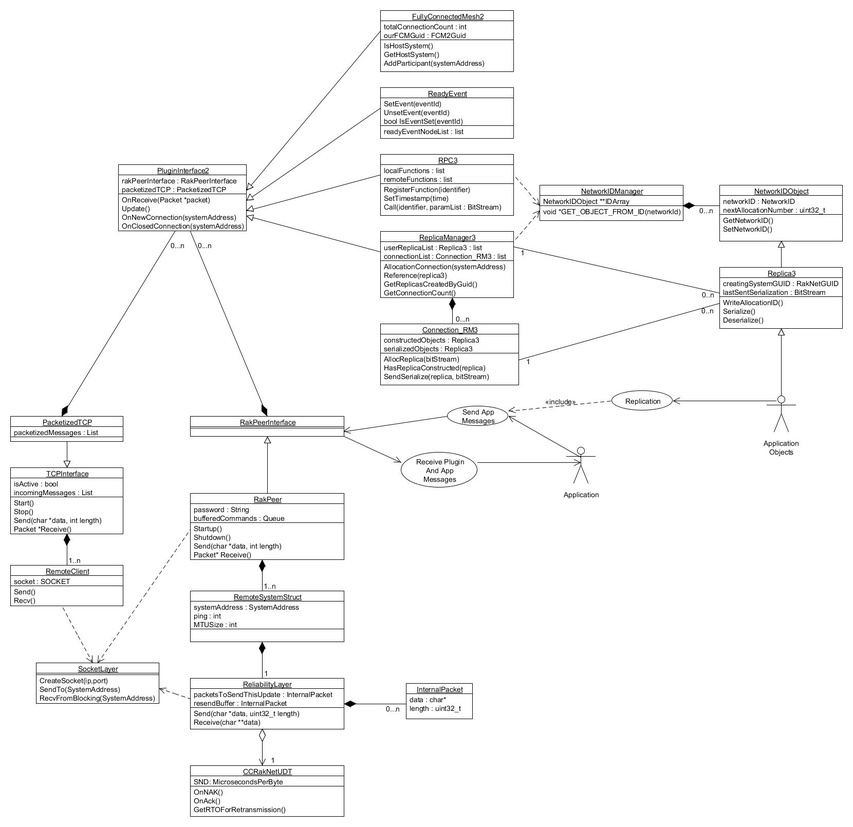
#> input picture data_models/RakNetUML.jpg, 853 x 827 px, shrunk from 1660 x 1610 before the run
$ python -i rectangle_parser.py   (imports and definitions only)
#> lines starting #> are read from the running program, lines starting #| are printed output that depends on the picture; after the words box and inside, x2 and y2 are one past the last pixel; in counts of white or black regions, pixels touching at a corner belong together
import numpy as np
import matplotlib.pyplot as plt
import cv2
import os


def save_list_to_txt(data, filename):
    with open(filename, mode='w') as file:
        for row in data:
            line = '\t'.join(map(str, row))
            file.write(line + '\n')


def angle_cos(p0, p1, p2):
    d1, d2 = (p0 - p1).astype(np.float32), (p2 - p1).astype(np.float32)
    return abs(np.dot(d1, d2) / np.sqrt(np.dot(d1, d1) * np.dot(d2, d2)))


def find_squares(img):
    img = cv2.GaussianBlur(img, (5, 5), 0)
    squares = []
    for gray in cv2.split(img):
        for thrs in range(0, 255, 26):
            if thrs == 0:
                bin = cv2.Canny(gray, 0, 50, apertureSize=5)
                bin = cv2.dilate(bin, None)
            else:
                _retval, bin = cv2.threshold(gray, thrs, 255, cv2.THRESH_BINARY)
            contours, _hierarchy = cv2.findContours(bin, cv2.RETR_LIST, cv2.CHAIN_APPROX_SIMPLE)
            for cnt in contours:
                cnt_len = cv2.arcLength(cnt, True)
                cnt = cv2.approxPolyDP(cnt, 0.02 * cnt_len, True)
                if len(cnt) == 4 and cv2.contourArea(cnt) > 1000 and cv2.isContourConvex(cnt):
                    cnt = cnt.reshape(-1, 2)
                    max_cos = np.max([angle_cos(cnt[i], cnt[(i + 1) % 4], cnt[(i + 2) % 4]) for i in range(4)])
                    if max_cos < 0.1:
                        squares.append(cnt)
#> this loop made 3 passes
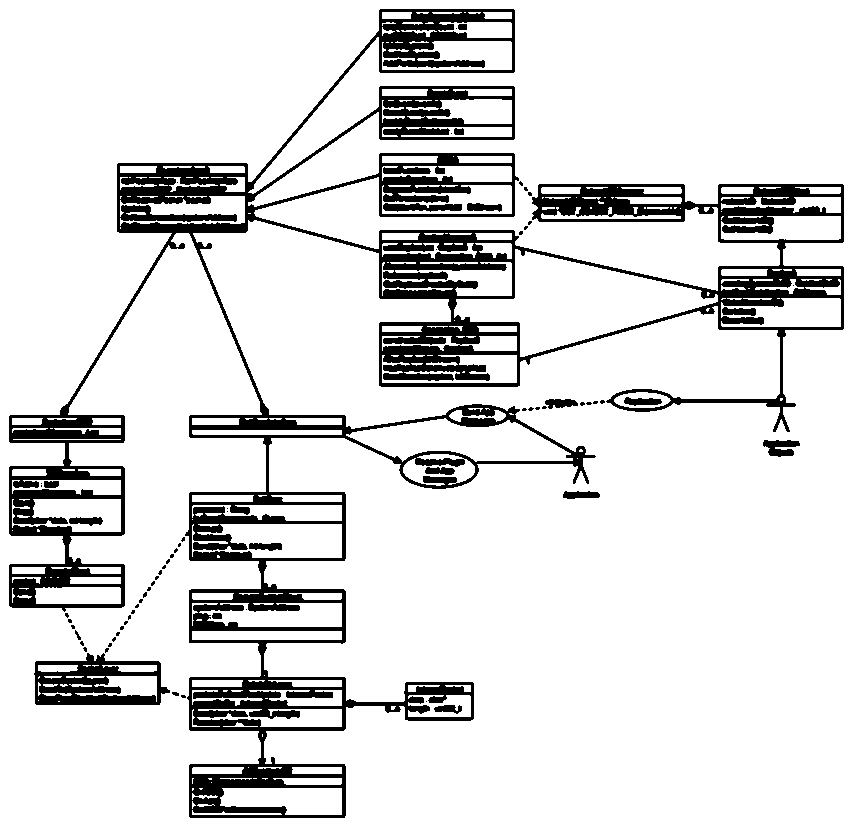
#> bin: shape (827, 853); 87% white; 71 black regions (52 under 20 px), largest, box (x1, y1, x2, y2) and area: (9, 9, 844, 818) 83998, (34, 653, 170, 705) 3815, (383, 203, 462, 212) 500
    return squares


def merge_rectangles(squares, proximity_threshold=10, epsilon=1e-6):
#> called with proximity_threshold = 10, epsilon = 1e-06
    def are_rectangles_close(rect1, rect2, threshold):
        edges1 = [rect1[i:i + 2] for i in range(4)] + [rect1[0:1]]
        edges2 = [rect2[i:i + 2] for i in range(4)] + [rect2[0:1]]

        for edge1 in edges1:
            for edge2 in edges2:
                dist = min(np.linalg.norm(p1 - p2) for p1 in edge1 for p2 in edge2)
                if dist <= threshold + epsilon:
                    return True
        return False

    def merge_two_rectangles(rect1, rect2):
        all_points = np.vstack((rect1, rect2))
        x_min, y_min = np.min(all_points, axis=0)
        x_max, y_max = np.max(all_points, axis=0)

        return np.array([
            [x_min, y_min],
            [x_max, y_min],
            [x_max, y_max],
            [x_min, y_max]
        ])

    merged = sorted(squares, key=lambda r: np.prod(np.ptp(r, axis=0)), reverse=True)
    i = 0
    while i < len(merged):
        j = i + 1
        merged_this_iteration = False
        while j < len(merged):
            if are_rectangles_close(merged[i], merged[j], proximity_threshold):
                merged[i] = merge_two_rectangles(merged[i], merged[j])
                merged.pop(j)
                merged_this_iteration = True
            else:
                j += 1
        if not merged_this_iteration:
            i += 1
#> this loop made 30 passes

    return merged


def draw_rectangles(image_path, rectangles, output_dir):
    image = cv2.imread(image_path)
    image_height, image_width = image.shape[:2]

    cropped_dir = os.path.join(output_dir, "cropped_images")
    os.makedirs(cropped_dir, exist_ok=True)

    for i, rect in enumerate(rectangles):
        pts = rect.astype(np.int32)
        x_min, y_min = np.min(pts, axis=0)
        x_max, y_max = np.max(pts, axis=0)

        if not (x_min == 0 and y_min == 0 and x_max == image_width and y_max == image_height):
            padding = 20
            y_min_crop = max(0, y_min - padding)
            y_max_crop = min(image_height, y_max + padding)
            x_min_crop = max(0, x_min - padding)
            x_max_crop = min(image_width, x_max + padding)

            cropped_image = image[y_min_crop:y_max_crop, x_min_crop:x_max_crop]
            cropped_image_path = os.path.join(cropped_dir, f"cropped_{i}.png")
            cv2.imwrite(cropped_image_path, cropped_image)
            print(f"Cropped image saved to {cropped_image_path}")

            cv2.polylines(image, [pts], isClosed=True, color=(0, 255, 0), thickness=2)

    plt.figure(figsize=(10, 10))
    plt.imshow(cv2.cvtColor(image, cv2.COLOR_BGR2RGB))
    plt.axis('off')
    plt.show()


def is_point_inside_rect(point, rect):
    x, y = point
    x_min, y_min = np.min(rect, axis=0)
    x_max, y_max = np.max(rect, axis=0)
    return x_min <= x <= x_max and y_min <= y <= y_max


def count_rectangles_inside(outer_rect, all_rectangles):
    count = 0
    for inner_rect in all_rectangles:
        if np.array_equal(outer_rect, inner_rect):
            continue
        if all(is_point_inside_rect(point, outer_rect) for point in inner_rect):
            count += 1
    return count


def remove_outer_rectangles_with_multiple_inner(rectangles):
    to_remove = set()
    num_rectangles = len(rectangles)

    for i in range(num_rectangles):
        inner_count = count_rectangles_inside(rectangles[i], rectangles)
        if inner_count > 1:
            to_remove.add(i)

    filtered_rectangles = [rect for idx, rect in enumerate(rectangles) if idx not in to_remove]
    return filtered_rectangles


def is_rectangle_inside(inner_rect, outer_rect):
    return all(is_point_inside_rect(point, outer_rect) for point in inner_rect)


def remove_inner_rectangles(rectangles):
    to_remove = set()
    num_rectangles = len(rectangles)

    for i in range(num_rectangles):
        for j in range(num_rectangles):
            if i != j and is_rectangle_inside(rectangles[i], rectangles[j]):
                to_remove.add(i)

    filtered_rectangles = [rect for idx, rect in enumerate(rectangles) if idx not in to_remove]
    return filtered_rectangles


def find_close_rectangles(rectangles, y_tolerance=10, x_tolerance=10):
#> called with y_tolerance = 15, x_tolerance = 10
    close_pairs = []
    for i, rect1 in enumerate(rectangles):
        for j, rect2 in enumerate(rectangles):
            if i < j:
                y_close = any(abs(point1[1] - point2[1]) <= y_tolerance for point1 in rect1 for point2 in rect2)
                x_close = any(abs(point1[0] - point2[0]) <= x_tolerance for point1 in rect1 for point2 in rect2)
                if y_close and x_close:
                    close_pairs.append((i, j))
#> this loop made 14 passes
#> rect1 on passes 1 to 12: [[379, 9], [514, 9], [514, 72], [379, 72]], [[191, 504], [342, 504], [342, 558], [191, 558]], [[381, 261], [512, 261], [512, 296], [381, 296]], [[191, 787], [342, 787], [342, 815], [191, 815]], [[381, 335], [517, 335], [517, 383], [381, 383]], [[381, 166], [512, 166], [512, 214], [381, 214]], [[191, 602], [342, 602], [342, 639], [191, 639]], [[720, 297], [841, 297], [841, 327], [720, 327]], [[381, 99], [512, 99], [512, 137], [381, 137]], [[37, 675], [157, 675], [157, 702], [37, 702]], [[191, 689], [342, 689], [342, 727], [191, 727]], [[119, 176], [245, 176], [245, 192], [119, 192]]
    return close_pairs


def merge_rectangles_for_merging(rect1, rect2):
    min_x = min(np.min(rect1[:, 0]), np.min(rect2[:, 0]))
    max_x = max(np.max(rect1[:, 0]), np.max(rect2[:, 0]))
    min_y = min(np.min(rect1[:, 1]), np.min(rect2[:, 1]))
    max_y = max(np.max(rect1[:, 1]), np.max(rect2[:, 1]))
    return np.array([[min_x, min_y], [max_x, min_y], [max_x, max_y], [min_x, max_y]], dtype=np.int32)


def merge_close_rectangles2(rectangles, y_tolerance, x_tolerance=10):
    close_pairs = find_close_rectangles(rectangles, y_tolerance, x_tolerance)
    merged_rectangles = []
    merged_indices = set()

    for i, j in close_pairs:
        if i not in merged_indices and j not in merged_indices:
            merged_rect = merge_rectangles_for_merging(rectangles[i], rectangles[j])
            merged_rectangles.append(merged_rect)
            merged_indices.add(i)
            merged_indices.add(j)
#> this loop made 0 passes

    for k in range(len(rectangles)):
        if k not in merged_indices:
            merged_rectangles.append(rectangles[k])
#> this loop made 14 passes

    return merged_rectangles


def run_parser(image_path, output_dir, y_tolerance=15):
    rectangles = find_squares(cv2.imread(image_path))  # Detect squares
    merged_rectangles = merge_rectangles(rectangles)  # Merge rectangles
    filtered_rectangles = remove_outer_rectangles_with_multiple_inner(merged_rectangles)
    filtered_rectangles = remove_inner_rectangles(filtered_rectangles)
    last_rect = merge_close_rectangles2(filtered_rectangles, y_tolerance)

    print("merged:", len(merged_rectangles))
#| merged: 15
    print("filtered:", len(filtered_rectangles))
#| filtered: 14
    print("last_rect:", len(last_rect))
#| last_rect: 14

    for rect in filtered_rectangles:
        print(rect)
#> this loop made 14 passes
#> (printed output is left out)

    draw_rectangles(image_path, last_rect, output_dir)
#> in draw_rectangles, image is the input picture: shape (827, 853, 3); min 0, max 255, mean 247.3
#> the loop in draw_rectangles, `for i, rect in enumerate(rectangles):` made 14 passes
#| Cropped image saved to out.png/cropped_images/cropped_0.png
#| Cropped image saved to out.png/cropped_images/cropped_1.png
#| Cropped image saved to out.png/cropped_images/cropped_2.png
#| Cropped image saved to out.png/cropped_images/cropped_3.png
#| Cropped image saved to out.png/cropped_images/cropped_4.png
#| Cropped image saved to out.png/cropped_images/cropped_5.png
#| Cropped image saved to out.png/cropped_images/cropped_6.png
#| Cropped image saved to out.png/cropped_images/cropped_7.png
#> (further printed lines are left out)
#> pass 1, in draw_rectangles, `cropped_image = image[y_min_crop:y_max_crop, x_min_crop:x_max_crop]`:
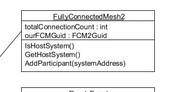
#> cropped_image: shape (92, 175, 3); min 11, max 255, mean 235
#> pass 2, in draw_rectangles, `cropped_image = image[y_min_crop:y_max_crop, x_min_crop:x_max_crop]`:
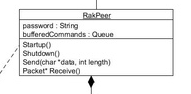
#> cropped_image: shape (94, 191, 3); min 0, max 255, mean 238.8
#> pass 3, in draw_rectangles, `cropped_image = image[y_min_crop:y_max_crop, x_min_crop:x_max_crop]`:
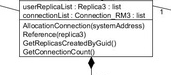
#> cropped_image: shape (75, 171, 3); min 0, max 255, mean 229.2
#> after the loop in draw_rectangles, `for i, rect in enumerate(rectangles):`:
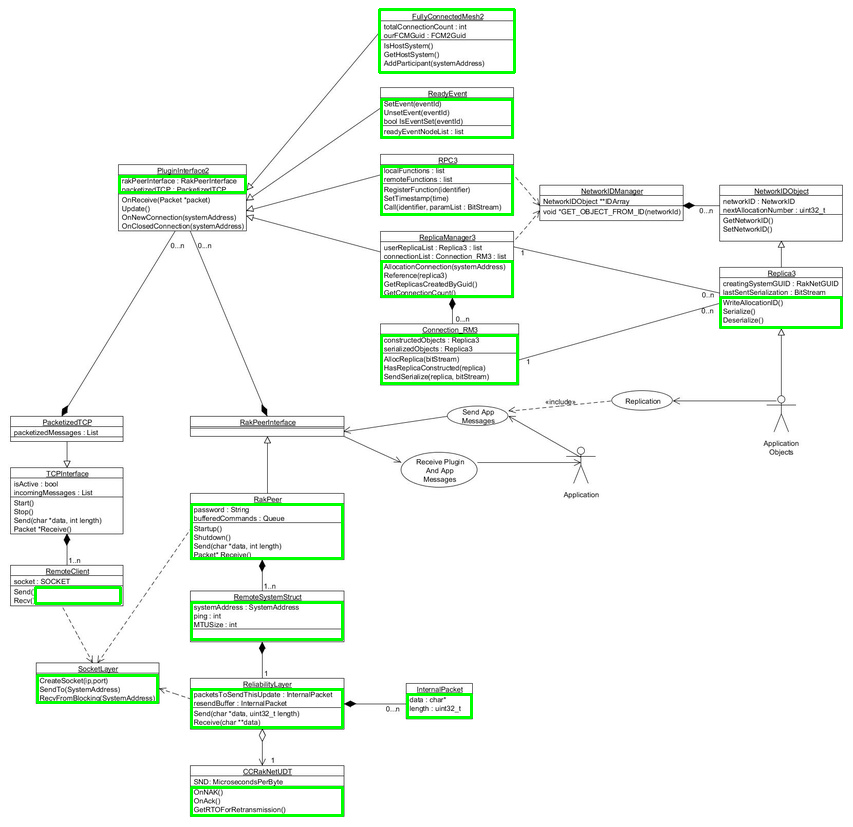
#> image: shape (827, 853, 3); 1.94% of pixels changed, all inside (x1, y1, x2, y2) = (34, 8, 843, 817)

>>> result = run_parser('../data_models/RakNetUML.jpg', 'out.png')

$ run again, on data_models/startuml.jpg
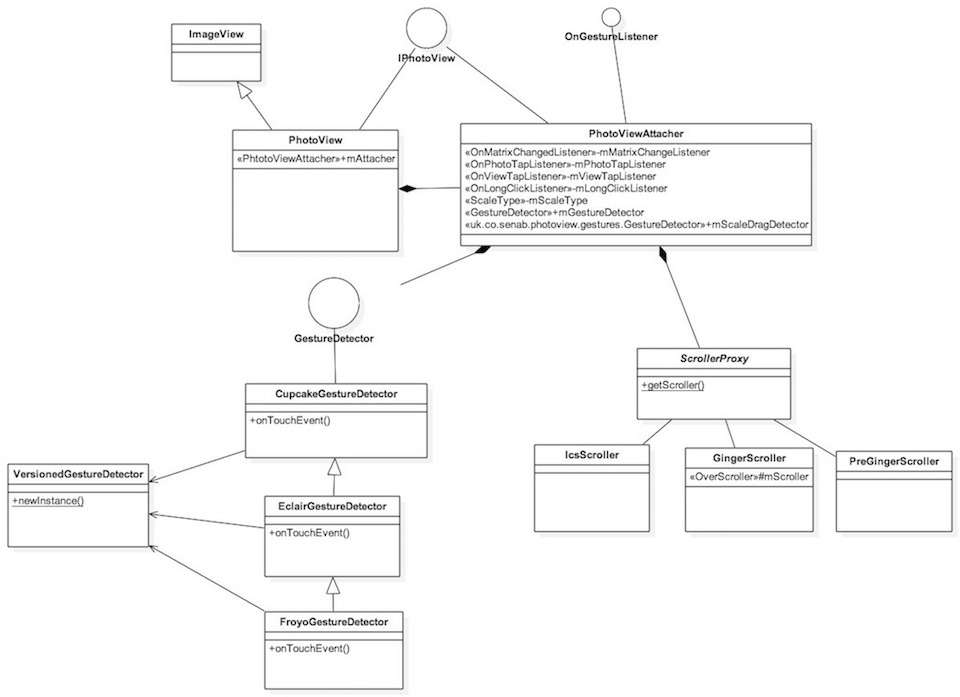
#> input picture data_models/startuml.jpg, 960 x 697 px
#> the loop in find_squares, `for gray in cv2.split(img):` made 3 passes
#> after the loop in find_squares, `for gray in cv2.split(img):`:
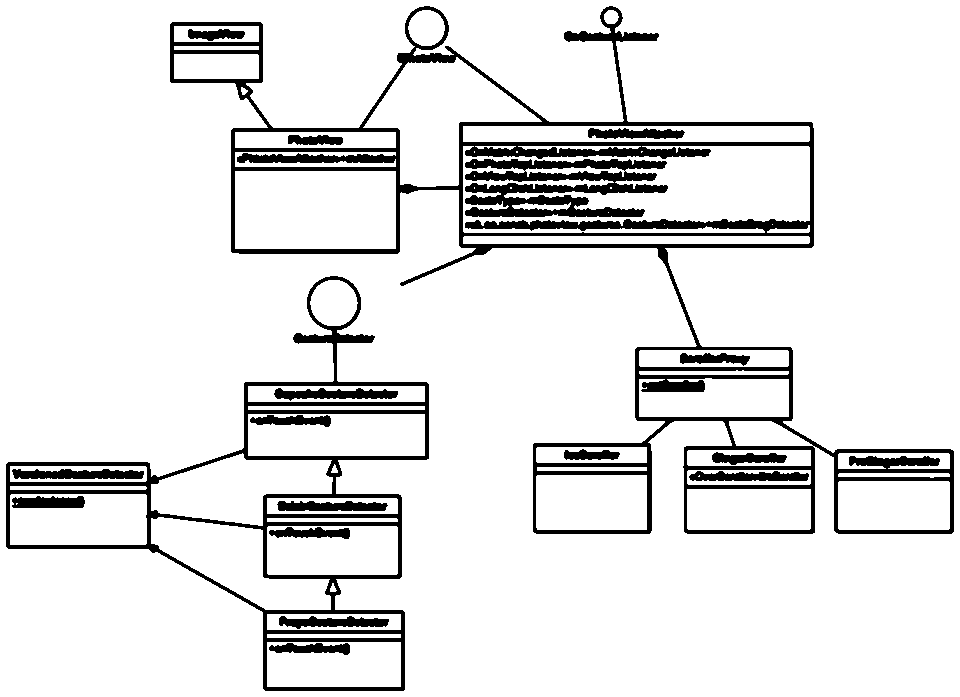
#> bin: shape (697, 960); 90% white; 18 black regions, largest, box (x1, y1, x2, y2) and area: (170, 6, 954, 534) 34250, (6, 276, 429, 691) 15037, (465, 159, 668, 217) 6952
#> the loop in merge_rectangles, `while i < len(merged):` made 43 passes
#> the loop in find_close_rectangles, `for i, rect1 in enumerate(rectangles):` made 20 passes
#> rect1 on passes 1 to 8: [[462, 125], [809, 125], [809, 232], [462, 232]], [[234, 170], [396, 170], [396, 249], [234, 249]], [[247, 413], [425, 413], [425, 456], [247, 456]], [[9, 493], [146, 493], [146, 545], [9, 545]], [[266, 525], [398, 525], [398, 574], [266, 574]], [[266, 641], [401, 641], [401, 687], [266, 687]], [[536, 474], [647, 474], [647, 529], [536, 529]], [[638, 378], [788, 378], [788, 417], [638, 417]]
#> the loop in merge_close_rectangles2, `for i, j in close_pairs:` made 8 passes
#> (i, j) on passes 1 to 8: (2, 10), (3, 13), (4, 16), (5, 14), (6, 18), (7, 12), (8, 17), (15, 19)
#> the loop in merge_close_rectangles2, `for k in range(len(rectangles)):` made 20 passes
#| merged: 21
#| filtered: 20
#| last_rect: 12
#> the loop in run_parser, `for rect in filtered_rectangles:` made 20 passes
#> (printed output is left out)
#> in draw_rectangles, image is the input picture: shape (697, 960, 3); min 0, max 255, mean 248.7
#> the loop in draw_rectangles, `for i, rect in enumerate(rectangles):` made 12 passes
#> rect on passes 1 to 8: [[247, 385], [425, 385], [425, 456], [247, 456]], [[9, 465], [146, 465], [146, 545], [9, 545]], [[266, 498], [398, 498], [398, 574], [266, 574]], [[266, 613], [401, 613], [401, 687], [266, 687]], [[536, 446], [647, 446], [647, 529], [536, 529]], [[638, 350], [789, 350], [789, 417], [638, 417]], [[837, 452], [950, 452], [950, 529], [837, 529]], [[173, 25], [259, 25], [259, 79], [173, 79]]
#> (printed output is left out)
#> after the loop in draw_rectangles, `for i, rect in enumerate(rectangles):`:
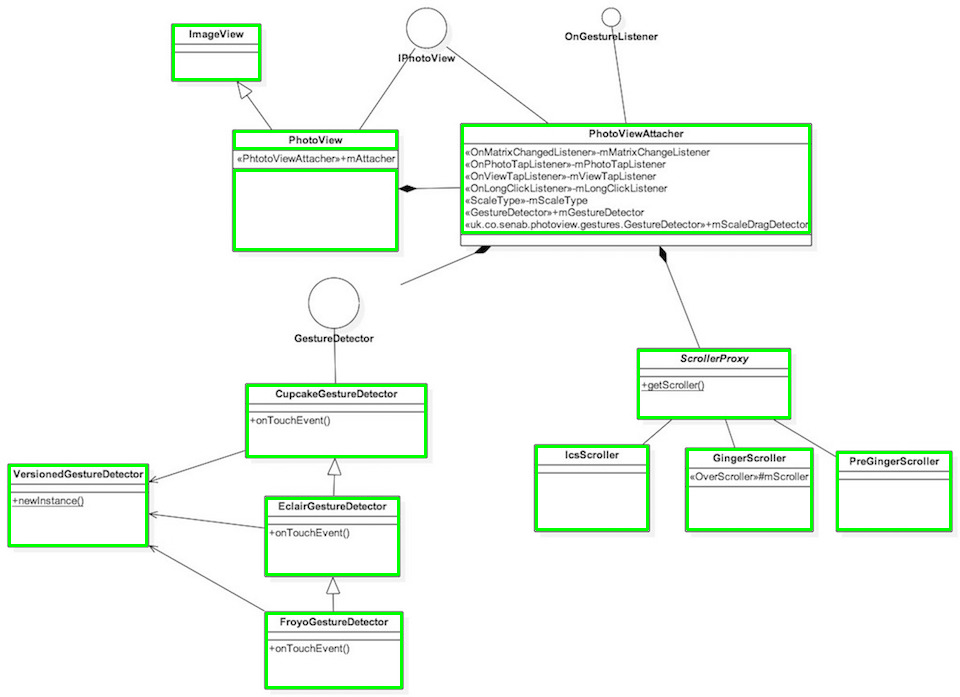
#> image: shape (697, 960, 3); 2.42% of pixels changed, all inside (x1, y1, x2, y2) = (8, 24, 952, 689)

$ run again, on data_models/proxy-uml.png
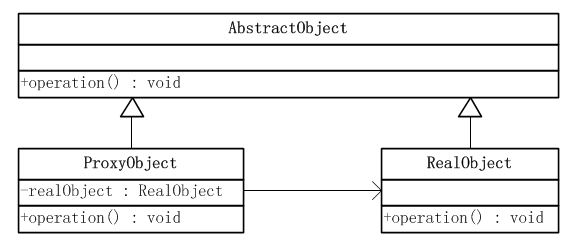
#> input picture data_models/proxy-uml.png, 584 x 246 px
#> the loop in find_squares, `for gray in cv2.split(img):` made 3 passes
#> after the loop in find_squares, `for gray in cv2.split(img):`:
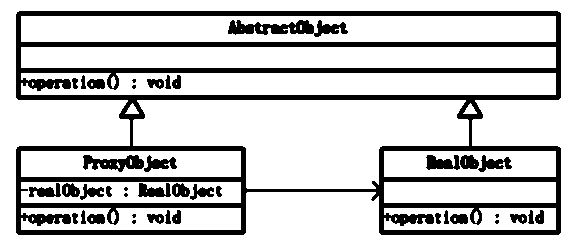
#> bin: shape (246, 584); 79.3% white; 41 black regions (8 under 20 px), largest, box (x1, y1, x2, y2) and area: (16, 11, 561, 235) 23903, (228, 20, 348, 37) 1113, (83, 155, 144, 172) 601
#> the loop in merge_rectangles, `while i < len(merged):` made 12 passes
#> the loop in find_close_rectangles, `for i, rect1 in enumerate(rectangles):` made 3 passes
#> rect1 on passes 1 to 3: [[17, 12], [559, 12], [559, 98], [17, 98]], [[17, 147], [245, 147], [245, 234], [17, 234]], [[380, 147], [560, 147], [560, 234], [380, 234]]
#> the loop in merge_close_rectangles2, `for k in range(len(rectangles)):` made 3 passes
#| merged: 6
#| filtered: 3
#| last_rect: 3
#> the loop in run_parser, `for rect in filtered_rectangles:` made 3 passes
#> (printed output is left out)
#> in draw_rectangles, image is the input picture: shape (246, 584, 3); min 0, max 255, mean 237
#> the loop in draw_rectangles, `for i, rect in enumerate(rectangles):` made 3 passes
#> (printed output is left out)
#> after the loop in draw_rectangles, `for i, rect in enumerate(rectangles):`:
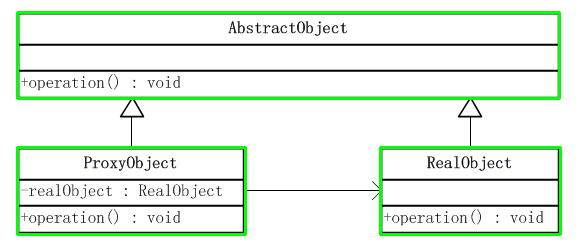
#> image: shape (246, 584, 3); 5.05% of pixels changed, all inside (x1, y1, x2, y2) = (16, 11, 562, 236)
